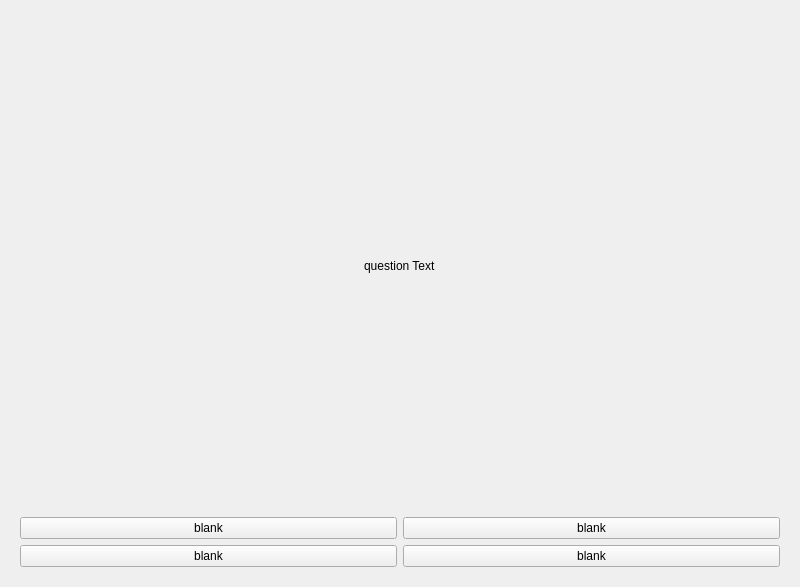
<?xml version="1.0" encoding="UTF-8"?>
<ui version="4.0">
 <class>FChoiceQuestion</class>
 <widget class="QWidget" name="FChoiceQuestion">
  <property name="geometry">
   <rect>
    <x>0</x>
    <y>0</y>
    <width>800</width>
    <height>587</height>
   </rect>
  </property>
  <property name="windowTitle">
   <string>Form</string>
  </property>
  <layout class="QGridLayout" name="gridLayout">
   <item row="0" column="0">
    <widget class="QWidget" name="sizingBox" native="true">
     <property name="maximumSize">
      <size>
       <width>800</width>
       <height>800</height>
      </size>
     </property>
     <layout class="QGridLayout" name="gridLayout_2">
      <item row="0" column="0">
       <layout class="QVBoxLayout" name="questionPanel">
        <item>
         <spacer name="verticalSpacer_5">
          <property name="orientation">
           <enum>Qt::Orientation::Vertical</enum>
          </property>
          <property name="sizeHint" stdset="0">
           <size>
            <width>20</width>
            <height>40</height>
           </size>
          </property>
         </spacer>
        </item>
        <item alignment="Qt::AlignmentFlag::AlignHCenter">
         <widget class="QLabel" name="questionLabel">
          <property name="text">
           <string>question Text</string>
          </property>
         </widget>
        </item>
        <item>
         <spacer name="verticalSpacer_6">
          <property name="orientation">
           <enum>Qt::Orientation::Vertical</enum>
          </property>
          <property name="sizeHint" stdset="0">
           <size>
            <width>20</width>
            <height>40</height>
           </size>
          </property>
         </spacer>
        </item>
        <item>
         <layout class="QGridLayout" name="answerGrid">
          <item row="1" column="0">
           <widget class="QPushButton" name="answer2">
            <property name="text">
             <string>blank</string>
            </property>
           </widget>
          </item>
          <item row="0" column="0">
           <widget class="QPushButton" name="answer0">
            <property name="text">
             <string>blank</string>
            </property>
           </widget>
          </item>
          <item row="0" column="1">
           <widget class="QPushButton" name="answer1">
            <property name="text">
             <string>blank</string>
            </property>
           </widget>
          </item>
          <item row="1" column="1">
           <widget class="QPushButton" name="answer3">
            <property name="text">
             <string>blank</string>
            </property>
           </widget>
          </item>
         </layout>
        </item>
       </layout>
      </item>
     </layout>
    </widget>
   </item>
  </layout>
 </widget>
 <resources/>
 <connections/>
</ui>
